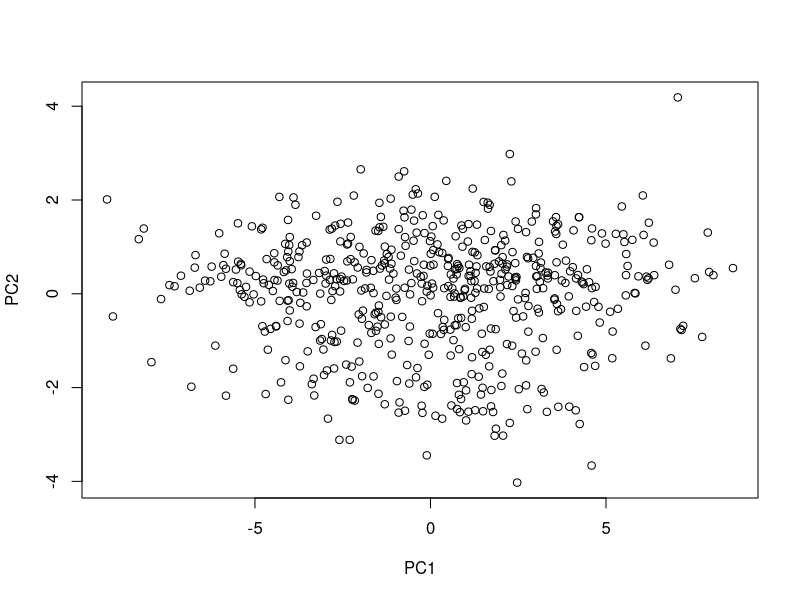

Generate this figure with R:
# Hyun-Joon Yang
# yanghyun@usc.edu
# BISC 444
# HW5

# Perform a Principal Components Analysis on Aplodontia skull data (file= 617aplodontiadata.txt).
# Note that this is a real data file, and real data files can have errors, missing values, and mistakes.
# In the real world, you will need to make decisions about how to deal with such messiness. 

# Read in the data. Summarize the Sex column and the Subspecies column.
# How many unique values are there in each column, and how many skulls exist for each value?
# How many specimens are NA in those two columns?  
mydata = read.table(file='617aplodontiadata.txt', header=TRUE, stringsAsFactors=FALSE, sep='\t')
head(mydata)
table(mydata$Sex, useNA='always')
table(mydata$Subspecies, useNA='always')

# Run PCA on the 22 data columns "Basal" through "AlveolarLgthLwrChkth".
# (HINT: first you will have to index out the right columns.
# ANOTHER HINT: PCA can't work on data with missing values (NA),
# so you will have to throw out any skulls with missing measurements.
# You can do this with the complete.cases() function)
a = which(names(mydata) == 'Basal')
b = which(names(mydata) == 'AlveolarLgthLwrChkth')
mydata_pca = mydata[,a:b]
head(mydata_pca)
complete = complete.cases(mydata_pca)
mydata_pca = mydata_pca[complete == TRUE,]
head(mydata_pca)
result_pca = prcomp(mydata_pca, scale=TRUE, center=TRUE)

#	How much variance is explained by PC1? 
summary(result_pca)

# How many specimens have a known (and legitimate entry) for Sex and Subspecies?
# INDEX only those specimens that have legitimate entries for both Sex and Subspecies.
# Using only specimens with legitimate Sex and Subspeciecs,
# test whether PC1 is a function of both Sex and Subspecies.
# To simply output, you can pass your lm object into the anova function,
# like this: anova(lm()). Interpret the results
complete_sex = complete.cases(mydata$Sex) & (mydata$Sex == 'FE' | mydata$Sex == 'MA')
complete_subspecies = complete.cases(mydata$Subspecies) & mydata$Subspecies != ''
indices = which(complete_sex & complete_subspecies)
length(indices)
table(mydata[indices,c('Sex', 'Subspecies')])
PC1 = result_pca$x[,'PC1']
anova(lm(PC1[indices] ~ mydata[indices,'Sex'] + mydata[indices, 'Subspecies']))

# Make a plot of x=PC1 and y=PC2. Interpret.
# Are there any outliers? Learn and use the identify(x=PC1, PC2, n=1, labels=?)
# to identify the Catalog number of the outlier. 
PC2 = result_pca$x[,'PC2']
dev.new()
plot(x=PC1, y=PC2)
index = identify(x=PC1, y=PC2, n=1, labels='?')
dev.off()
print(paste(PC1[index], PC2[index]))
